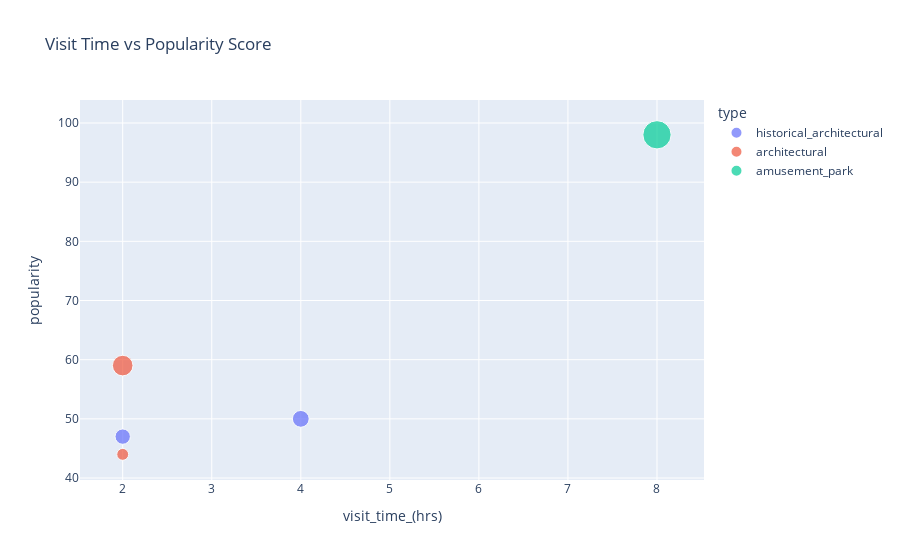

The cell this chart's notebook holds for it:
### Markdown cell above
**1.2.3 Visit Time Vs. Popularity**

The “Visit Time vs. Popularity” scatter plot shows how long visitors typically spend at each landmark compared to its popularity score. Each bubble represents a landmark, positioned by visit time and popularity, with bubble size reflecting engagement factors like reviews and color indicating the landmark type—such as historical, architectural, or amusement park. This visualization highlights patterns in visitor behavior, showing how popularity and visit duration relate across different types of attractions and helping identify which landmarks attract significant attention despite shorter or longer visit times.

### Code cell
# Create a scatter plot to compare the relationship between visit time and popularity
fig = px.scatter(
    df,
    x='visit_time_(hrs)', # visit time on the x-axis
    y='popularity', # popularity score on the y-axis
    color='type', # color based on landmark type
    hover_name='landmark', # show landmark name on hover
    title='Visit Time vs Popularity Score', 
    size='reviews_photos', # bubble size represents number of reviews_photos
    size_max=20 # max size for the bubbles
)

fig.show()

# Save the figure as PNG
fig.write_image('visit_popular.png')

### Figure 1 — Plotly figure (JSON) as saved in the notebook; plotly's stock layout.template omitted (floating-point values rounded to 4 significant figures)
{"data": [{"hovertemplate": "<b>%{hovertext}</b><br><br>type=historical_architectural<br>visit_time_(hrs)=%{x}<br>popularity=%{y}<br>reviews_photos=%{marker.size}<extra></extra>", "hovertext": ["mount_rushmore", "statue_of_liberty"], "legendgroup": "historical_architectural", "marker": {"color": "#636efa", "size": [25000, 30000], "sizemode": "area", "sizeref": 212.5, "symbol": "circle"}, "mode": "markers", "name": "historical_architectural", "orientation": "v", "showlegend": true, "type": "scatter", "x": [2, 4], "xaxis": "x", "y": [47, 50], "yaxis": "y"}, {"hovertemplate": "<b>%{hovertext}</b><br><br>type=architectural<br>visit_time_(hrs)=%{x}<br>popularity=%{y}<br>reviews_photos=%{marker.size}<extra></extra>", "hovertext": ["gateway_arch", "golden_gate_bridge"], "legendgroup": "architectural", "marker": {"color": "#EF553B", "size": [15000, 45000], "sizemode": "area", "sizeref": 212.5, "symbol": "circle"}, "mode": "markers", "name": "architectural", "orientation": "v", "showlegend": true, "type": "scatter", "x": [2, 2], "xaxis": "x", "y": [44, 59], "yaxis": "y"}, {"hovertemplate": "<b>%{hovertext}</b><br><br>type=amusement_park<br>visit_time_(hrs)=%{x}<br>popularity=%{y}<br>reviews_photos=%{marker.size}<extra></extra>", "hovertext": ["disney_world"], "legendgroup": "amusement_park", "marker": {"color": "#00cc96", "size": [85000], "sizemode": "area", "sizeref": 212.5, "symbol": "circle"}, "mode": "markers", "name": "amusement_park", "orientation": "v", "showlegend": true, "type": "scatter", "x": [8], "xaxis": "x", "y": [98], "yaxis": "y"}], "layout": {"autosize": true, "legend": {"itemsizing": "constant", "title": {"text": "type"}, "tracegroupgap": 0}, "title": {"text": "Visit Time vs Popularity Score"}, "xaxis": {"anchor": "y", "autorange": true, "domain": [0, 1], "range": [1.558, 8.479], "title": {"text": "visit_time_(hrs)"}, "type": "linear"}, "yaxis": {"anchor": "x", "autorange": true, "domain": [0, 1], "range": [37.95, 107.6], "title": {"text": "popularity"}, "type": "linear"}}}
